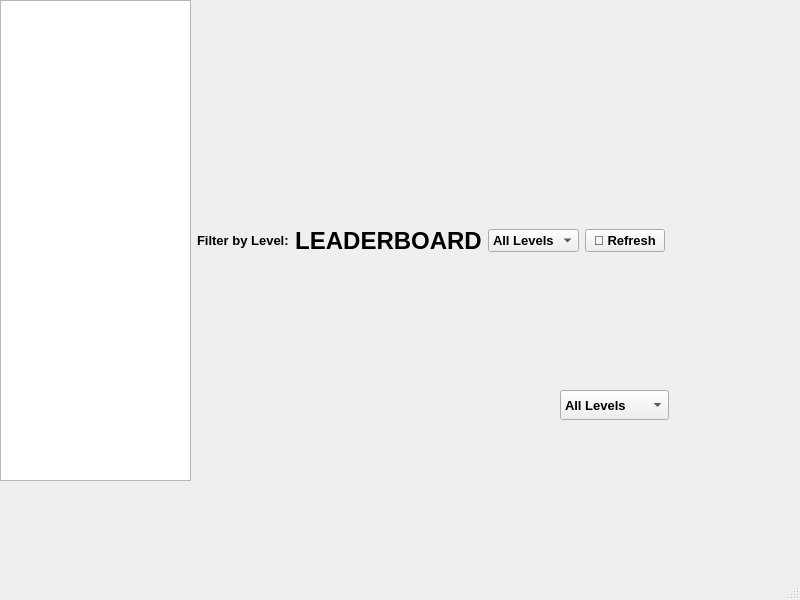
<?xml version="1.0" encoding="UTF-8"?>
<ui version="4.0">
 <class>MainWindow</class>
 <widget class="QMainWindow" name="MainWindow">
  <property name="geometry">
   <rect>
    <x>0</x>
    <y>0</y>
    <width>800</width>
    <height>600</height>
   </rect>
  </property>
  <property name="windowTitle">
   <string>MainWindow</string>
  </property>
  <widget class="QWidget" name="centralwidget">
   <widget class="QWidget" name="verticalLayoutWidget">
    <property name="geometry">
     <rect>
      <x>0</x>
      <y>0</y>
      <width>665</width>
      <height>481</height>
     </rect>
    </property>
    <layout class="QVBoxLayout" name="verticalLayout_2">
     <item>
      <layout class="QHBoxLayout" name="horizontalLayout_2">
       <item>
        <widget class="QTableWidget" name="tableWidget_2"/>
       </item>
       <item>
        <widget class="QLabel" name="label_2">
         <property name="font">
          <font>
           <pointsize>10</pointsize>
           <bold>true</bold>
          </font>
         </property>
         <property name="text">
          <string>Filter by Level:</string>
         </property>
        </widget>
       </item>
       <item>
        <widget class="QLabel" name="lblTitle_2">
         <property name="font">
          <font>
           <pointsize>18</pointsize>
           <bold>true</bold>
          </font>
         </property>
         <property name="text">
          <string>LEADERBOARD</string>
         </property>
         <property name="alignment">
          <set>Qt::AlignmentFlag::AlignCenter</set>
         </property>
         <property name="openExternalLinks">
          <bool>false</bool>
         </property>
        </widget>
       </item>
       <item>
        <widget class="QComboBox" name="cbLevelFilter_2">
         <property name="font">
          <font>
           <pointsize>10</pointsize>
           <bold>true</bold>
          </font>
         </property>
         <item>
          <property name="text">
           <string notr="true">All Levels</string>
          </property>
         </item>
         <item>
          <property name="text">
           <string>EASY</string>
          </property>
         </item>
         <item>
          <property name="text">
           <string>MEDIUM</string>
          </property>
         </item>
         <item>
          <property name="text">
           <string>HARD</string>
          </property>
         </item>
        </widget>
       </item>
       <item>
        <widget class="QPushButton" name="btnRefresh_2">
         <property name="font">
          <font>
           <pointsize>10</pointsize>
           <bold>true</bold>
          </font>
         </property>
         <property name="text">
          <string>🔄 Refresh</string>
         </property>
        </widget>
       </item>
      </layout>
     </item>
    </layout>
   </widget>
   <widget class="QComboBox" name="cbLevelFilter_3">
    <property name="geometry">
     <rect>
      <x>560</x>
      <y>390</y>
      <width>109</width>
      <height>30</height>
     </rect>
    </property>
    <property name="font">
     <font>
      <pointsize>10</pointsize>
      <bold>true</bold>
     </font>
    </property>
    <item>
     <property name="text">
      <string notr="true">All Levels</string>
     </property>
    </item>
    <item>
     <property name="text">
      <string>EASY</string>
     </property>
    </item>
    <item>
     <property name="text">
      <string>MEDIUM</string>
     </property>
    </item>
    <item>
     <property name="text">
      <string>HARD</string>
     </property>
    </item>
   </widget>
  </widget>
  <widget class="QMenuBar" name="menubar">
   <property name="geometry">
    <rect>
     <x>0</x>
     <y>0</y>
     <width>800</width>
     <height>25</height>
    </rect>
   </property>
  </widget>
  <widget class="QStatusBar" name="statusbar"/>
 </widget>
 <resources/>
 <connections/>
</ui>
